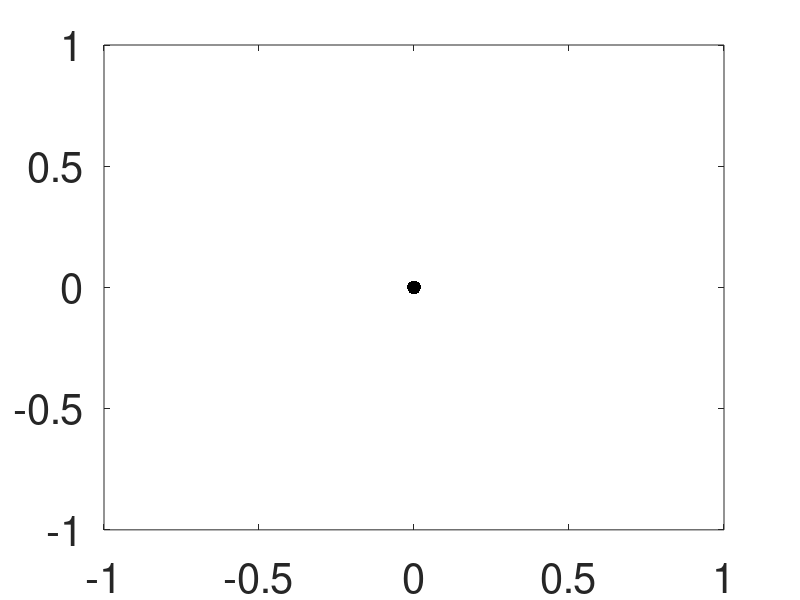

The MATLAB script that drew this image: (Note: this script raises an error after producing the figure.)
% Simulate RDM
%                                                                                                                                                                                                     
% test nrand
% given coherence and no. of dots
% ndots: no. of dots
% coh: coherence
% d: norm of vector 
% a: angle
% nsim: no. of simulation

%function [R_m,R_v,T_m,T_v] = rdm_func1(ndots,coh,d,a,nsim)

clear all; close all;

ndots = 100;
d = 0.5; % total displacement for each dot
a = 200;
alpha = a*pi/180; % "true" direction
coh = 0.25; % coherence
%nsim = 1e6;
T = 0.2;
%dt = 1e-3;
R = d; %s_R = 0.00248999; % mean and standard deviation of radial distance
s_R = 0.1;
theta = 200*pi/180; %s_t = 0.0100897;
s_t = 0.5*pi/180;
sigma = 0;
dt = 1e-3;
Y0 = [0;0];

nsig = coh*ndots; % no. of signal dots
nran = ndots - nsig; % no. of random dots

X(:,1) = [0;0];

figure(1)
plot(0,0,'k.','MarkerSize',30)
%xlim([-0.5 0.5])
%ylim([-0.5 0.5])
set(gca,'FontSize',30)

for i = 2:T/dt
    alpha_r = 2*pi*rand(nran,1);
    x_s = (d*dt)*cos(alpha); %signal
    y_s = (d*dt)*sin(alpha);
    x_r = (d*dt)*cos(alpha_r); %random
    y_r = (d*dt)*sin(alpha_r);
    sum_x = (x_s*nsig + sum(x_r))/ndots; % x-component of sum of vectors
    sum_y = (y_s*nsig + sum(y_r))/ndots; % y-component of sum of vectors
    X(:,i) = X(:,i-1) + [sum_x; sum_y];
end

Y(:,1) = Y0;
nos = sqrt(dt)*sigma;

for i = 2:T/dt
    R_temp = R + s_R*randn;
    t_temp = theta + s_t*randn;
    Y(1,i) = Y(1,i-1) + (R_temp)*cos(t_temp)*dt + nos*randn;
    Y(2,i) = Y(2,i-1) + (R_temp)*sin(t_temp)*dt + nos*randn;
end

y = animatedline('Color','b','LineWidth',2);
z = animatedline('Color','r','LineWidth',2);
figure(1)
%polarplot(T,r)
for k = 1:T/dt
    addpoints(y,X(1,k),X(2,k));
    %addpoints(z,Y(1,k),Y(2,k));
    drawnow
    %F(k) = getframe(gcf);
end